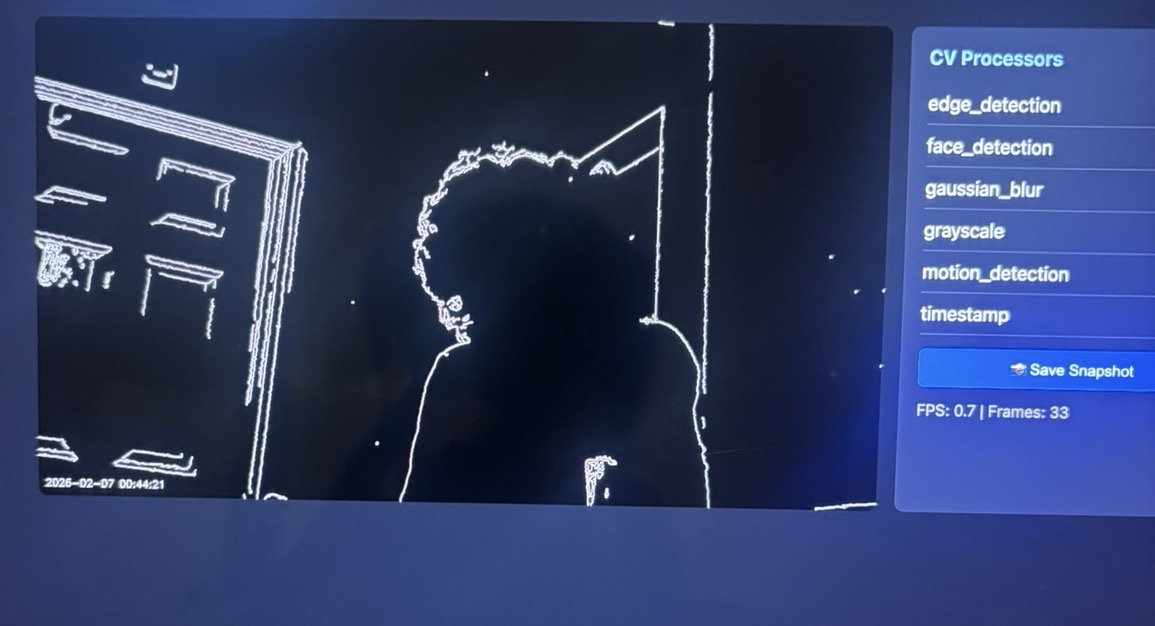
#> input picture assets/edge_detection.jpg, 1155 x 626 px
$ python -i backend.py   (imports and definitions only)
#> lines starting #> are read from the running program, lines starting #| are printed output that depends on the picture; after the words box and inside, x2 and y2 are one past the last pixel; in counts of white or black regions, pixels touching at a corner belong together
import argparse, time, threading, logging
from datetime import datetime
from collections import deque
from typing import Callable

import cv2
import numpy as np
from flask import Flask, Response, jsonify, render_template_string

# IP ADDRESS: 81.106.34.95:2222/video_feed?password=home-cam  (running in tmux)
# usage: python app.py --stream-url http://home-cam.local:8080/stream

# [1 line not run here, left out]
logger = logging.getLogger(__name__)


class FrameGrabber:
    # [14 lines left out: functions __init__, frame, not called in this run]

    @property
    def fps(self) -> float:
        return round(self._fps, 1)

    # [44 lines left out: functions start, stop, _capture_loop, not called in this run]


class CVPipeline:
    def __init__(self):
        self._processors: dict[str, Callable[[np.ndarray], np.ndarray]] = {}
        self._active: set[str] = set()

    def register(self, name: str, fn: Callable[[np.ndarray], np.ndarray]):
        self._processors[name] = fn

    def enable(self, name: str):
        if name in self._processors:
            self._active.add(name)

    def disable(self, name: str):
        self._active.discard(name)

    # [6 lines left out: function toggle, not called in this run]

    @property
    def available(self) -> dict[str, bool]:
        return {name: name in self._active for name in self._processors}

    # [8 lines left out: function process, not called in this run]


def grayscale(frame: np.ndarray) -> np.ndarray:
    return cv2.cvtColor(cv2.cvtColor(frame, cv2.COLOR_BGR2GRAY), cv2.COLOR_GRAY2BGR)


def edge_detection(frame: np.ndarray) -> np.ndarray:
    edges = cv2.Canny(cv2.cvtColor(frame, cv2.COLOR_BGR2GRAY), 50, 150)
    return cv2.cvtColor(edges, cv2.COLOR_GRAY2BGR)


def gaussian_blur(frame: np.ndarray) -> np.ndarray:
    return cv2.GaussianBlur(frame, (15, 15), 0)


# [48 lines left out: functions motion_detector, face_detector, timestamp_overlay, not called in this run]


class SnapshotBuffer:
    def __init__(self, maxlen: int = 30):
        self._buffer: deque[tuple[float, np.ndarray]] = deque(maxlen=maxlen)

    def push(self, frame: np.ndarray):
        self._buffer.append((time.time(), frame))

    def latest(self) -> np.ndarray | None:
        return self._buffer[-1][1] if self._buffer else None

    # [7 lines left out: function save, not called in this run]


DASHBOARD_HTML = """
<!DOCTYPE html>
<html><head>
    <title>Home-Cam</title>
    <style>
        * { margin: 0; padding: 0; box-sizing: border-box; }
        body { font-family: system-ui, sans-serif; background: #0f1117; color: #e0e0e0; }
        .container { max-width: 1100px; margin: 0 auto; padding: 20px; }
        h1 { font-size: 1.4rem; margin-bottom: 16px; color: #8bc6fc; }
        .grid { display: grid; grid-template-columns: 1fr 300px; gap: 16px; }
        .stream-box { background: #1a1d27; border-radius: 8px; overflow: hidden; }
        .stream-box img { width: 100%; display: block; }
        .panel { background: #1a1d27; border-radius: 8px; padding: 16px; }
        .panel h2 { font-size: 1rem; margin-bottom: 12px; color: #8bc6fc; }
        .toggle { display: flex; justify-content: space-between; align-items: center;
                   padding: 8px 0; border-bottom: 1px solid #2a2d37; cursor: pointer; }
        .toggle:hover { color: #8bc6fc; }
        .dot { width: 10px; height: 10px; border-radius: 50%; }
        .dot.on { background: #4ade80; }
        .dot.off { background: #555; }
        .btn { background: #2563eb; color: white; border: none; padding: 8px 16px;
               border-radius: 6px; cursor: pointer; margin-top: 12px; width: 100%; }
        .btn:hover { background: #1d4ed8; }
        #stats { font-size: 0.85rem; color: #888; margin-top: 12px; }
    </style>
</head><body>
    <div class="container">
        <h1>&#128247; Home-Cam Dashboard</h1>
        <div class="grid">
            <div class="stream-box">
                <img id="stream" src="/feed/processed" alt="Stream" />
            </div>
            <div class="panel">
                <h2>CV Processors</h2>
                <div id="processors"></div>
                <button class="btn" onclick="snapshot()">&#128248; Save Snapshot</button>
                <div id="stats"></div>
            </div>
        </div>
    </div>
    <script>
        async function loadProcessors() {
            const res = await fetch('/api/processors');
            const data = await res.json();
            const el = document.getElementById('processors');
            el.innerHTML = '';
            for (const [name, active] of Object.entries(data)) {
                const div = document.createElement('div');
                div.className = 'toggle';
                const nameSpan = document.createElement('span');
                nameSpan.textContent = name;
                const dot = document.createElement('span');
                dot.className = 'dot ' + (active ? 'on' : 'off');
                div.appendChild(nameSpan);
                div.appendChild(dot);
                div.onclick = async () => { await fetch('/api/processors/' + name + '/toggle', {method: 'POST'}); loadProcessors(); };
                el.appendChild(div);
            }
        }
        async function snapshot() {
            const res = await fetch('/api/snapshot', {method: 'POST'});
            const data = await res.json();
            alert(data.message || data.error);
        }
        async function updateStats() {
            const res = await fetch('/api/status');
            const data = await res.json();
            document.getElementById('stats').textContent = 'FPS: ' + data.fps + ' | Frames: ' + data.frame_count;
        }
        loadProcessors();
        setInterval(updateStats, 2000);
    </script>
</body></html>
"""


# [81 lines left out: functions create_app, main, not called in this run]


# [2 lines not run here, left out]

>>> import cv2
>>> picture = cv2.imread('assets/edge_detection.jpg')
#> picture is the input picture: shape (626, 1155, 3); mean B, G, R 103.1, 61.5, 48.7
>>> result = edge_detection(picture)
#> in edge_detection, `edges = cv2.Canny(cv2.cvtColor(frame, cv2.COLOR_BGR2GRAY), 50, 150)`:
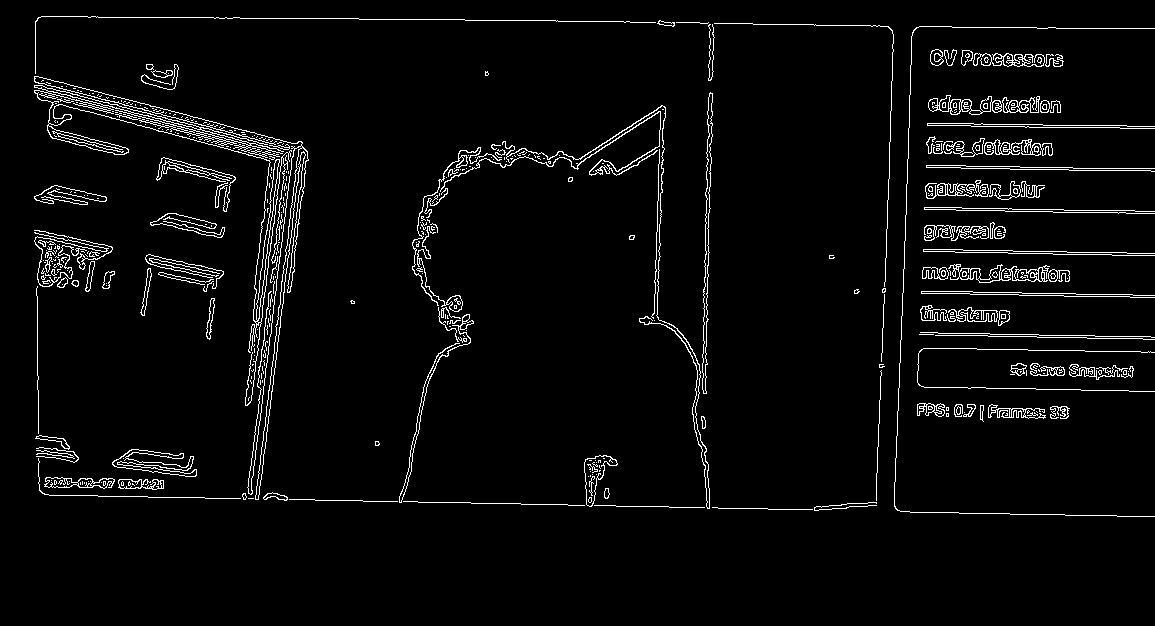
#> edges: shape (626, 1155); 3.8% white in thin lines or dots, all inside (x1, y1, x2, y2) = (34, 16, 1155, 517)
